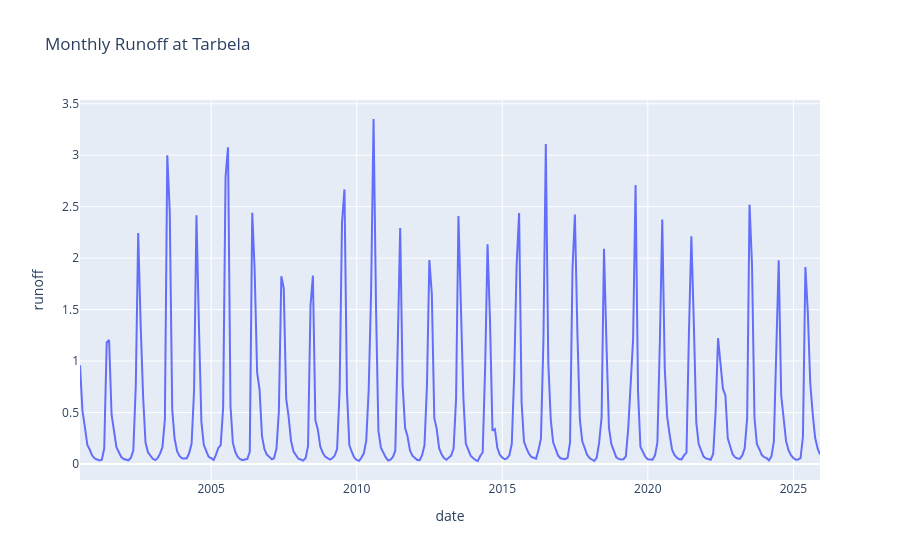

Write notebook code for a chart like this one.
### Markdown cell above
# Step 4 – Exploratory Data Analysis
Visualise distributions, correlations, and patterns to understand how features relate to the runoff target.

### Code cell
# Cell 5 - Time Series Plot of Runoff
px.line(df, y='runoff', title='Monthly Runoff at Tarbela')

### Figure 1 — Plotly figure (JSON) as saved in the notebook; plotly's stock layout.template omitted (floating-point values rounded to 4 significant figures; data arrays with more than 128 entries replaced by an {"elided": "..."} marker saying what was removed)
{"data": [{"hovertemplate": "date=%{x}<br>runoff=%{y}<extra></extra>", "legendgroup": "", "line": {"color": "#636efa", "dash": "solid"}, "marker": {"symbol": "circle"}, "mode": "lines", "name": "", "orientation": "v", "showlegend": false, "type": "scatter", "x": {"elided": "306 str values"}, "xaxis": "x", "y": {"elided": "306 float values"}, "yaxis": "y"}], "layout": {"legend": {"tracegroupgap": 0}, "title": {"text": "Monthly Runoff at Tarbela"}, "xaxis": {"anchor": "y", "domain": [0, 1], "title": {"text": "date"}}, "yaxis": {"anchor": "x", "domain": [0, 1], "title": {"text": "runoff"}}}}
